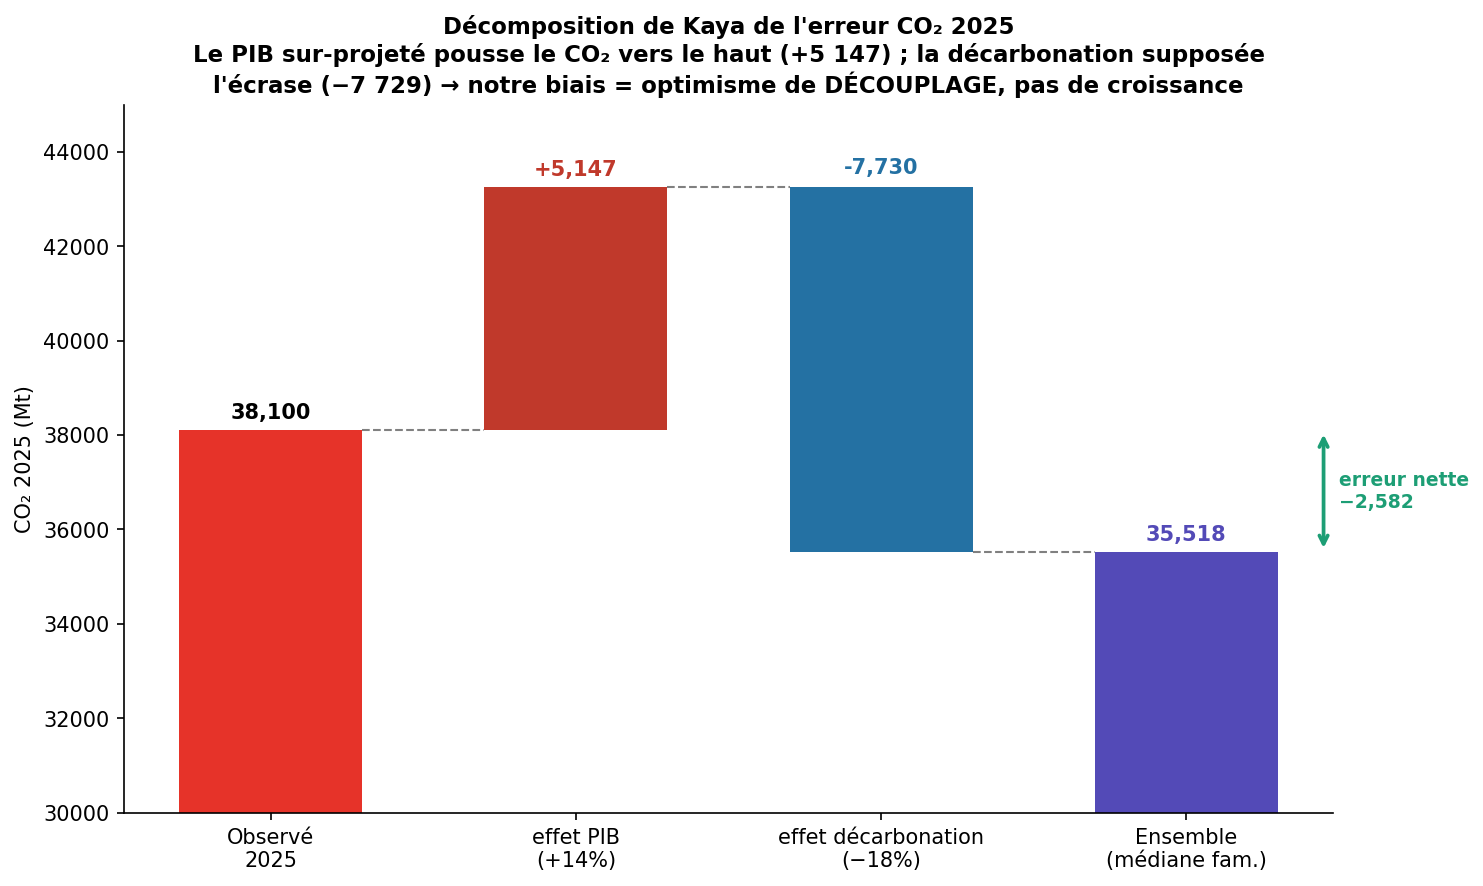

Python code for this plot:
"""
Kaya decomposition of the 2025 CO2 hindcast error (inspired by Pretis-Roser 2017, Burgess 2021).
CO2 = GDP x (CO2/GDP). The ensemble over-projects GDP but assumes too much decarbonisation;
the carbon-intensity error dominates and flips the sign -> our miss is DECOUPLING optimism, not growth.
"""
import warnings; warnings.filterwarnings('ignore')
import pandas as pd, numpy as np, matplotlib.pyplot as plt
from pathlib import Path

SCI = Path.home()/'PhD'/'4. Modeling'/'Prisma School'/'Scenario_Compass_Initiative_Data'/'SCI-2025_v1.0_pathways_ensemble_global.xlsx'
df = pd.read_excel(SCI, sheet_name='data')
_F = ['MESSAGE','REMIND','IMACLIM','IMAGE','WITCH','POLES','GCAM','AIM','COFFEE','TIAM','GEM-E3','PROMETHEUS','EPPA','C-ROADS','MERGE','CGEM','MINES']
def ens(var):
    s = df[df['Variable'] == var].copy(); s['F'] = s['Model'].map(lambda m: next((f for f in _F if f in str(m).upper()), str(m)))
    w = (1/s.groupby('F')['F'].transform('size')).values; x = s['2025'].values; m = ~np.isnan(x)
    return np.sum(w[m]*x[m]) / np.sum(w[m])

OBS_CO2, OBS_GDP = 38100, 122000
co2_e, gdp_e = ens('Emissions|CO2|Energy and Industrial Processes'), ens('GDP|PPP')
ci_o, ci_e = OBS_CO2/OBS_GDP, co2_e/gdp_e
# waterfall levels: obs -> (apply GDP factor) -> (apply CI factor) = ensemble
lvl_gdp = OBS_CO2 * (gdp_e/OBS_GDP)        # if intensity were right but GDP wrong
gdp_eff = lvl_gdp - OBS_CO2
ci_eff  = co2_e - lvl_gdp

fig, ax = plt.subplots(figsize=(10, 6))
xs = ['Observé\n2025', 'effet PIB\n(+14%)', 'effet décarbonation\n(−18%)', 'Ensemble\n(médiane fam.)']
# bar 0 and bar 3 are absolute; 1 and 2 are floating deltas
ax.bar(0, OBS_CO2, color='#E63329', width=0.6)
ax.bar(3, co2_e, color='#534AB7', width=0.6)
ax.bar(1, gdp_eff, bottom=OBS_CO2, color='#C0392B', width=0.6)              # GDP pushes up
ax.bar(2, ci_eff, bottom=lvl_gdp, color='#2471A3', width=0.6)              # decarbonisation pushes down
# connectors
for x0, y in [(0, OBS_CO2), (1, lvl_gdp), (2, co2_e)]:
    ax.plot([x0+0.3, x0+0.7], [y, y], color='0.5', lw=1, ls='--')
# labels
ax.text(0, OBS_CO2+250, f'{OBS_CO2:,}', ha='center', fontweight='bold')
ax.text(3, co2_e+250, f'{co2_e:,.0f}', ha='center', fontweight='bold', color='#534AB7')
ax.text(1, lvl_gdp+250, f'+{gdp_eff:,.0f}', ha='center', fontweight='bold', color='#C0392B')
ax.text(2, lvl_gdp+200, f'{ci_eff:,.0f}', ha='center', va='bottom', fontweight='bold', color='#2471A3')
ax.annotate('', (3.45, OBS_CO2), (3.45, co2_e), arrowprops=dict(arrowstyle='<->', color='#1D9E75', lw=1.8))
ax.text(3.5, (OBS_CO2+co2_e)/2, f'erreur nette\n−{OBS_CO2-co2_e:,.0f}', color='#1D9E75', fontsize=9, fontweight='bold', va='center')
ax.set_xticks(range(4)); ax.set_xticklabels(xs)
ax.set_ylabel('CO₂ 2025 (Mt)'); ax.set_ylim(30000, 45000)
ax.set_title("Décomposition de Kaya de l'erreur CO₂ 2025\n"
             "Le PIB sur-projeté pousse le CO₂ vers le haut (+5 147) ; la décarbonation supposée\n"
             "l'écrase (−7 729) → notre biais = optimisme de DÉCOUPLAGE, pas de croissance",
             fontsize=11, fontweight='bold')
ax.spines[['top','right']].set_visible(False)
plt.tight_layout(); plt.savefig('co2_kaya.png', dpi=150, bbox_inches='tight')
print(f"obs {OBS_CO2} -> +GDP {gdp_eff:+,.0f} -> +CI {ci_eff:+,.0f} -> ens {co2_e:,.0f}")
print('Saved: co2_kaya.png')
